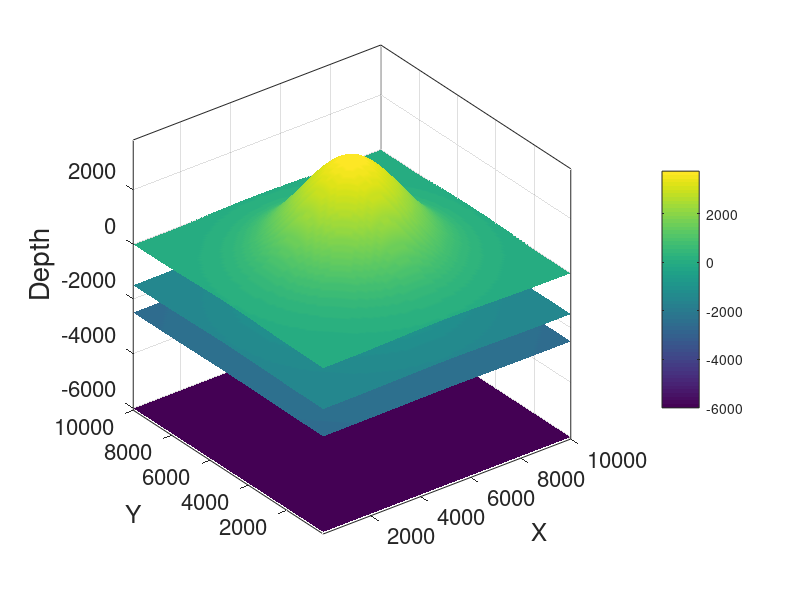

Here is the MATLAB script that generated this plot:
%%%%%%%%%%%%%%%%%%%%%%%%%%%%%%%%%%%%%%%%%%%%%%%%%%%%%%%%%%%%%%%%%%%%%%%%%%
%%%%% Example of generating the interface file 
%%%%%%%%%%%%%%%%%%%%%%%%%%%%%%%%%%%%%%%%%%%%%%%%%%%%%%%%%%%%%%%%%%%%%%%%%%
clear
clc

%%
layer_nx = 100;
layer_ny = 100;
layer_number = 4; % Number of interfaces 
NCellPerlay = [ 25 10 25 ]; % Number of nodes per layer 
VmapSpacingIsequal =  [1 0 1]; % 1:The grid spacing is equal; 0: Is not.

num_grid = layer_nx*layer_ny*layer_number;

%% %%%%%%%%%%%%%%%%%%%%%%%%%%%%%%%%%%%%%%%%%%%%%%%%%%%%%%%%%%%%%%%%%%%%%%%%
%%%%%%%%%%%%%%%%% generate interface grid %%%%%%%%%%%%%%%%%%%%%%%%%%%%%%%%%
xx = 1:layer_nx;
yy = 1:layer_ny;
[GridY,GridX] = meshgrid(yy,xx);
layer_depth = [-6000 -2500 -1500 0];

%%%% hill
[m1,m2]=meshgrid(yy-layer_ny/2, xx-layer_nx/2);
r=sqrt( m1.^2+m2.^2 );
z0 =exp(-r.^2/(layer_nx/4)^2);

mx = zeros(layer_nx,layer_ny,layer_number);
my = zeros(layer_nx,layer_ny,layer_number);
mz = zeros(layer_nx,layer_ny,layer_number);

for i = 1:layer_number
    mx(:,:,i) = GridX*100;
    my(:,:,i) = GridY*100;
    mz(:,:,i) = z0*5000*((i-1)/layer_number) + layer_depth(i);
end

layer3d = zeros(num_grid*3,1);
nn = 1;
for i=1:layer_number
    for j=1:layer_ny
        for k = 1:layer_nx
            layer3d(nn           ) = mx(k,j,i);
            layer3d(nn+num_grid  ) = my(k,j,i);
            layer3d(nn+num_grid*2) = mz(k,j,i);
            nn = nn+1;
        end
    end
end

%% %%%%%%%%%%%%%%%%%%%%%%%%%%%%%%%%%%%%%%%%%%%%%%%%%%%%%%%%%%%%%%%%%%%%%%%%
%%%%%%%%%%%%%%%%%%%%%% Write gdlay text  %%%%%%%%%%%%%%%%%%%%%%%%%%%%%%%%%%
fid=fopen("test_grid.gdlay","w"); % Output file name 
fprintf(fid,'%6d\n',layer_number);
fprintf(fid,'%6d %6d %6d\n',NCellPerlay);
fprintf(fid,'%6d %6d %6d\n',VmapSpacingIsequal);
fprintf(fid,'%6d %6d\n',layer_nx, layer_ny);

for i=1: num_grid
    fprintf(fid,'%12.2f %12.2f %12.2f\n',[layer3d(i) layer3d(i+num_grid) layer3d(i+num_grid*2)]);
end
fclose(fid);

%% %%%%%%%%%%%%%%%%%%%%%%%%%%%%%%%%%%%%%%%%%%%%%%%%%%%%%%%%%%%%%%%%%%%%%%%%
%%%%%%%%%%%%%%%%%%%%%%%%%%%%% Check  %%%%%%%%%%%%%%%%%%%%%%%%%%%%%%%%%%%%%%
figure(1)
hold off
for ii = 1:size(mx,3)
    surf(mx(:,:,ii),my(:,:,ii),mz(:,:,ii))
    hold on
end
colorbar();
shading interp
% set(gca,'zdir','reverse')
set(gca,'fontsize',16)
ylabel('Y');
xlabel('X');
zlabel('Depth','fontsize',20);
set(gcf,'Position',[50 50 900 1000])
axis equal tight
box on


